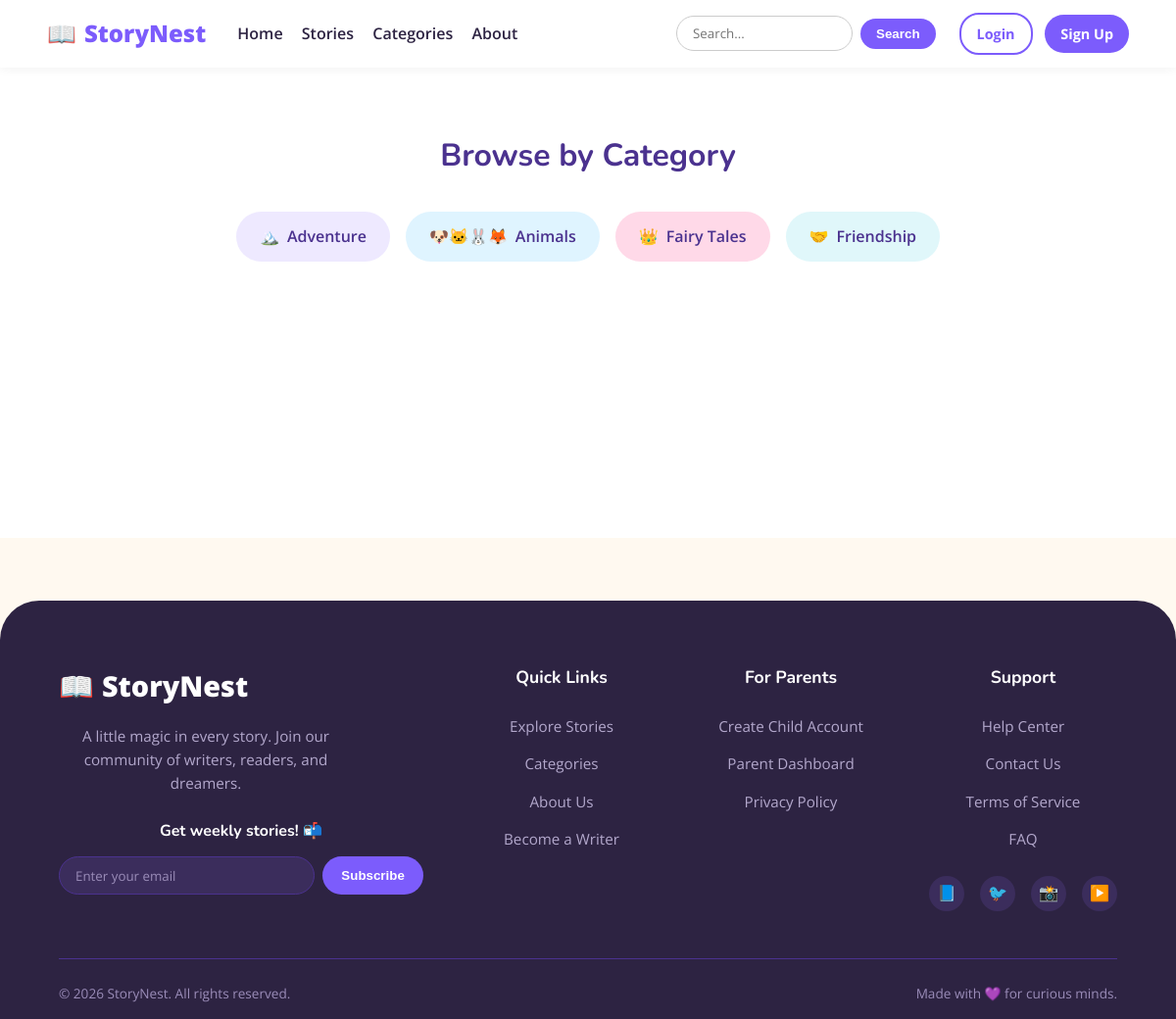
The app's page /public/index.php?page=categories with its own data.
### tables this page shows
CREATE TABLE categories (
    category_id INT AUTO_INCREMENT PRIMARY KEY,
    name VARCHAR(50) NOT NULL UNIQUE,
    description TEXT,
    created_at TIMESTAMP DEFAULT CURRENT_TIMESTAMP
);

### app/controllers/CategoryController.php (called while the page is built, shortened)
<?php
require_once __DIR__ . '/../models/Category.php';
class CategoryController {
    private $categoryModel;
    public function __construct() {
        $this->categoryModel = new Category();
    }
    public function index() {
        $categories = $this->categoryModel->getAll();
        require_once __DIR__ . '/../views/categories/index.php';
    }
}
?>

### config/database.php (called while the page is built, shortened)
<?php
function getDB() {
    static $pdo = null;
    if ($pdo === null) {
        try {
            $pdo = new PDO("mysql:host=" . DB_HOST . ";dbname=" . DB_NAME . ";charset=utf8mb4", DB_USER, DB_PASS, [
                PDO::ATTR_ERRMODE => PDO::ERRMODE_EXCEPTION,
                PDO::ATTR_DEFAULT_FETCH_MODE => PDO::FETCH_ASSOC,
                PDO::ATTR_EMULATE_PREPARES => false,
            ]);
        } catch (PDOException $e) {
            die("Database connection failed: " . $e->getMessage());
        }
    }
    return $pdo;
}
?>

### app/models/Category.php (called while the page is built, shortened)
<?php
require_once __DIR__ . '/../../config/database.php';
class Category {
    private $db;
    public function __construct() {
        $this->db = getDB();
    }
    public function getAll() {
        $stmt = $this->db->query("SELECT * FROM categories ORDER BY name ASC");
        return $stmt->fetchAll();
    }
}
?>

### app/includes/functions.php (called while the page is built, shortened)
<?php
function sanitize($data) {
    return htmlspecialchars($data, ENT_QUOTES, 'UTF-8');
}
?>

### app/views/categories/index.php (the view)
<?php
require_once __DIR__ . '/../../includes/header.php';
require_once __DIR__ . '/../../includes/navbar.php';
?>
<section class="categories-section" style="min-height: 60vh;">
    <h1 class="section-title">Browse by Category</h1>
    <div class="category-list">
        <?php
        $catClasses = ['cat-adventure', 'cat-animals', 'cat-fairy', 'cat-friendship'];
        $catIcons = ['🏔️', '🐾', '👑', '🤝'];
        foreach ($categories as $index => $cat):
            $isAnimalCategory = stripos($cat['name'], 'animal') !== false;
            $catClass = $isAnimalCategory ? 'cat-animals' : $catClasses[$index % 4];
        ?>
            <a href="<?= BASE_URL ?>/index.php?page=stories&category=<?= (int) $cat['category_id'] ?>" class="category-pill <?= $catClass ?> category-browse-pill">
                <?php if ($isAnimalCategory): ?>
                    <span class="category-animal-pictures" aria-hidden="true">
                        <span>🐶</span><span>🐱</span><span>🐰</span><span>🦊</span>
                    </span>
                <?php else: ?>
                    <span class="category-browse-icon" aria-hidden="true"><?= $catIcons[$index % 4] ?></span>
                <?php endif; ?>
                <span><?= sanitize($cat['name']) ?></span>
            </a>
        <?php endforeach; ?>
    </div>
</section>
<?php require_once __DIR__ . '/../../includes/footer.php'; ?>

### public/assets/css/style.css (style rules this page uses)
:root { --primary-purple: #7C5CFC; --dark-purple: #4B328F; --lavender: #EEE9FF; --soft-pink: #FFD9E8; --cream: #FFF9F0; --light-blue: #DFF4FF; --white: #FFFFFF; --text-dark: #2D2342; --text-light: #6B5B95; --font-heading: 'Nunito', sans-serif; --font-body: 'Open Sans', sans-serif; }
* { margin: 0; padding: 0; box-sizing: border-box; }
body { font-family: var(--font-body); background-color: var(--cream); color: var(--text-dark); line-height: 1.6; }
h1, h2, h3, h4 { font-family: var(--font-heading); color: var(--dark-purple); }
a { text-decoration: none; color: var(--primary-purple); }
.section-title { text-align: center; font-size: 2rem; margin-bottom: 2rem; display: flex; align-items: center; justify-content: center; gap: 10px; }
.categories-section { padding: 4rem 5%; background: var(--white); }
.category-list { display: flex; justify-content: center; gap: 1rem; flex-wrap: wrap; }
.category-pill { padding: 0.8rem 1.5rem; border-radius: 30px; font-weight: 600; display: flex; align-items: center; gap: 8px; cursor: pointer; }
.cat-adventure { background: var(--lavender); color: var(--dark-purple); }
.cat-animals { background: var(--light-blue); color: var(--dark-purple); }
.cat-fairy { background: var(--soft-pink); color: var(--dark-purple); }
.cat-friendship { background: #E0F7FA; color: var(--dark-purple); }

### records on screen
categories: index "🏔️", name "Adventure"
categories: name "Animals"
categories: index "👑", name "Fairy Tales"
categories: index "🤝", name "Friendship"

### other values on screen
APP_NAME "StoryNest"
